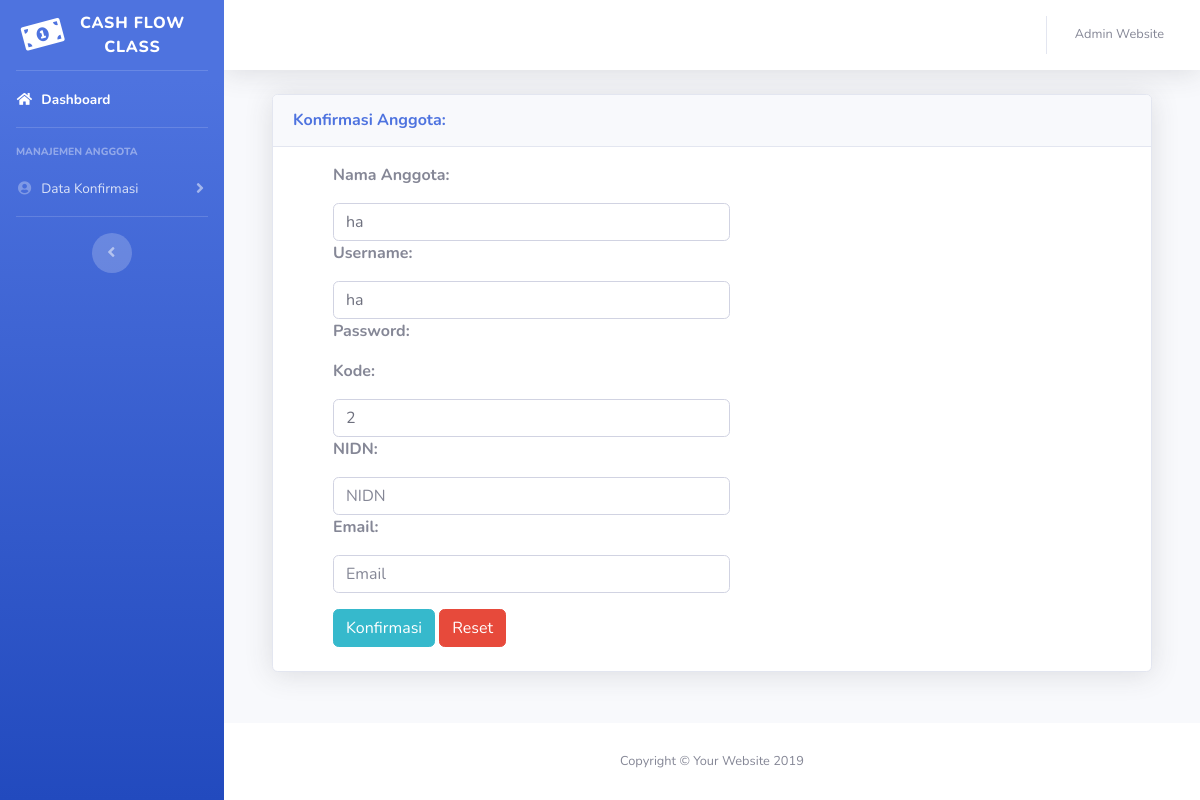
Screenshot of /admin/konfirm_anggota.php?id=6 (signed in) with the database file from the repository.
### tables this page shows
CREATE TABLE `konfirmasi` (
  `id` int(25) NOT NULL,
  `nama` varchar(150) NOT NULL,
  `username` varchar(120) NOT NULL,
  `password` varchar(200) NOT NULL,
  `kode` int(11) DEFAULT NULL,
  `nidn` int(11) DEFAULT NULL,
  `email` varchar(50) DEFAULT NULL
);

### admin/konfirm_anggota.php (the view, shortened to what this page needs)
<?php
include 'koneksi.php';
 ?>
<!DOCTYPE html>
<html lang="en">
<head>
  <link href="vendor/fontawesome-free/css/all.min.css" rel="stylesheet" type="text/css">
  <link href="css/sb-admin-2.min.css" rel="stylesheet">
</head>
<body id="page-top">
  <div id="wrapper">
    <ul class="navbar-nav bg-gradient-primary sidebar sidebar-dark accordion" id="accordionSidebar">
      <a class="sidebar-brand d-flex align-items-center justify-content-center" href="index.php">
        <div class="sidebar-brand-icon rotate-n-15">
          <i class="fas fa-money-bill-alt"></i>
        </div>
        <div class="sidebar-brand-text mx-3">Cash Flow <br> Class</div>
      </a>
      <hr class="sidebar-divider my-0">
      <li class="nav-item active">
        <a class="nav-link" href="admin.php">
          <i class="fas fa-fw fa-home"></i>
          <span>Dashboard</span></a>
      </li>
      <hr class="sidebar-divider">
      <div class="sidebar-heading">
        Manajemen Anggota
      </div>
      <li class="nav-item">
        <a class="nav-link collapsed" href="#" data-toggle="collapse" data-target="#collapseTwo" aria-expanded="true" aria-controls="collapseTwo">
          <i class="fas fa-fw fa-user-circle"></i>
          <span>Data Konfirmasi</span>
        </a>
      </li>
      <hr class="sidebar-divider d-none d-md-block">
      <div class="text-center d-none d-md-inline">
        <button class="rounded-circle border-0" id="sidebarToggle"></button>
      </div>
    </ul>
    <div id="content-wrapper" class="d-flex flex-column">
      <div id="content">
        <nav class="navbar navbar-expand navbar-light bg-white topbar mb-4 static-top shadow">
          <ul class="navbar-nav ml-auto">
            <?php
          $pass = $_SESSION['password'];
          $sss = mysqli_query($conn, "select * from admin where password = '$pass'");
          $rrr = mysqli_fetch_array($sss);
          if($sss){
             ?>
            <li class="nav-item dropdown no-arrow">
              <a class="nav-link dropdown-toggle" href="#" id="userDropdown" role="button" data-toggle="dropdown" aria-haspopup="true" aria-expanded="false">
                <span class="mr-2 d-none d-lg-inline text-gray-600 small"><?php echo $rrr['nama']; ?></span>
              </a>
            </li>
            <?php
}
             ?>
          </ul>
        </nav>
        <div class="container-fluid">
          <?php
            $id_brg= ($_GET['id']);
            $ggl = !$id_brg;
            if($ggl){
                echo "<div class='col-md-10 col-sm-12 col-xs-12 ml-5 mt-5'>";
                   echo "<div class='alert alert-danger mt-4 ml-5' role='alert'>";
                  echo "<p><center>Maaf Data Ini Tidak Tersedia</center></p>";
                   echo   "</div>";
                   echo "</div>";
            }else{
            $det=mysqli_query($conn, "select * from konfirmasi where id='$id_brg'");
            while($d=mysqli_fetch_array($det)){
            ?>
          <div class="card shadow  ml-4 mr-4">
            <div class="card-header py-3 d-flex flex-row align-items-center justify-content-between">
        <h6 class="m-0 font-weight-bold text-primary">Konfirmasi Anggota:</h6>
            </div>
        <form   method="post" name='edit'>
          <div class="row ml-5 mb-2 mt-3">
            <div class="col-md-6">
        <P><b>Nama Anggota:</b></p>
         <input class="form-control" type="text" name='nama' placeholder="Nama Anggota..."  value="<?php echo $d['nama']; ?>" required>
          <P><b>Username:</b></p>
          <input class="form-control" type="text" name='username' placeholder="Username"  value="<?php echo $d['username']; ?>" required>
          <P><b>Password:</b></p>
          <P><b>Kode:</b></p>
          <input class="form-control" type="text" name='kode' placeholder="kode"  value="<?php echo $d['kode']; ?>" required>
          <P><b>NIDN:</b></p>
          <input class="form-control" type="text" name='nidn' placeholder="NIDN"  value="<?php echo $d['nidn']; ?>" required>
          <P><b>Email:</b></p>
          <input class="form-control" type="text" name='email' placeholder="Email"  value="<?php echo $d['email']; ?>" required>
          </div>
        </div>
        <div class="row ml-5 mb-4 mt-3">
        <div class="col-md-5">
        <button type="submit" class="btn btn-info" name='edit'>Konfirmasi</button>&nbsp;<input type="reset" class="btn btn-danger"  value="Reset">
        </div>
        </div>
        </form>
        <?php }} ?>
        </div>
        </div>
      </div>
      <footer class="sticky-footer bg-white">
        <div class="container my-auto">
          <div class="copyright text-center my-auto">
            <span>Copyright &copy; Your Website 2019</span>
          </div>
        </div>
      </footer>
    </div>
  </div>
</body>
</html>

### rows the page displays
konfirmasi: nama "ha", username "ha", kode "2"

### other values shown
$rrr['nama'] "Admin Website"
